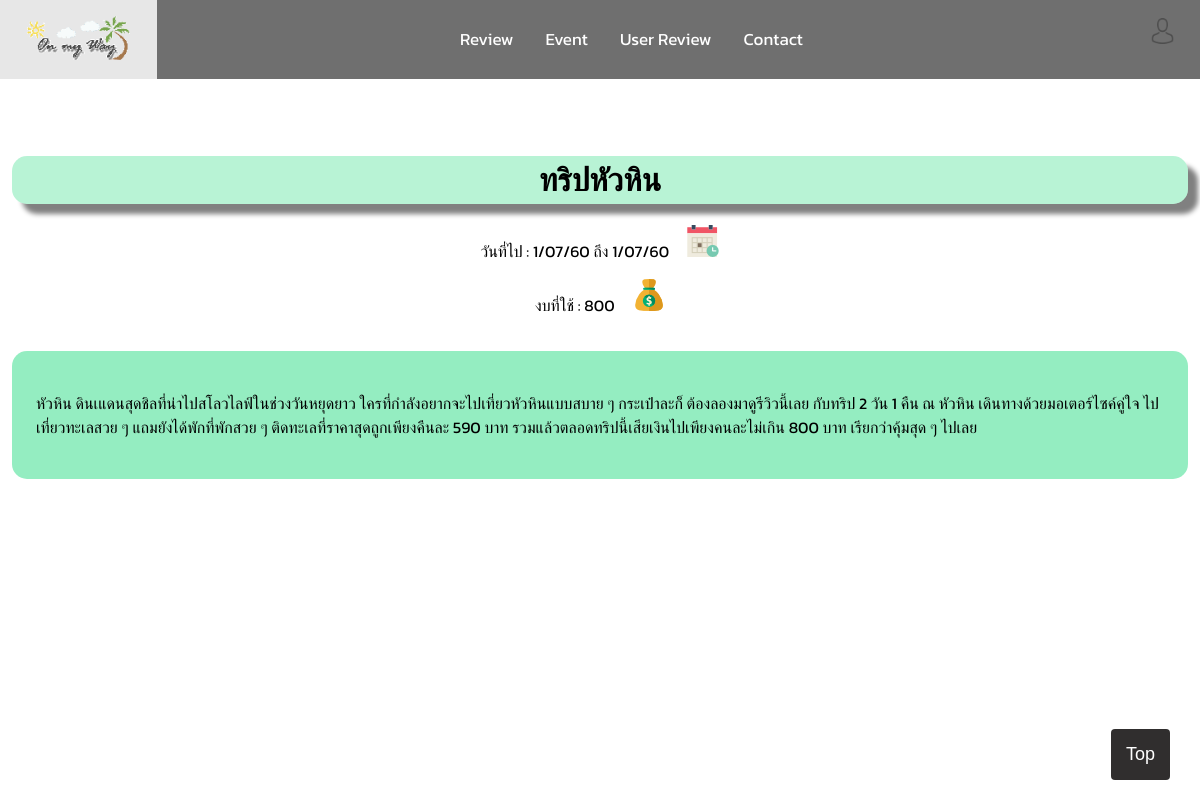
The app's page /detail/ทริปหัวหิน with its own data.
### webinfo/models.py (models this page shows, shortened)
class ReviewByUser(db.Model):
    go_date= db.Column(db.String(10), nullable=False, primary_key=False)
    back_date= db.Column(db.String(10), nullable=False, primary_key=False)
    message = db.Column(db.String(100000), nullable=False, primary_key=True)
    money = db.Column(db.String(10), nullable=False, primary_key=False)
    NameTrip = db.Column(db.String(255), nullable=False, primary_key=True)
    ImageName = db.Column(db.String(255), nullable=True, primary_key=False)

### webinfo/views.py (the view)
@app.route("/detail/<nametrip>")
def detail(nametrip):
    username = session.get('username', '')
    session['username'] = username
    trip = ReviewByUser.query.filter_by(NameTrip=nametrip).first() #nametrip คือค่าที่ส่งมาจากอีกหน้า
    tripname = trip.NameTrip                                        #NameTrip คือ Attribute ของตาราง ชื่อ ReviewByUser
    back_date = trip.back_date                                                      #nametrip เป็นชื่อตัวแปรที่เก็บค่าของอ็อบเจคที่ดึงดาต้าเบสขึ้นมา
    go_date = trip.go_date
    message = trip.message
    money = trip.money
    return render_template("detail.html", username=username ,topic=tripname,
    godate=go_date,backdate=back_date,detail=message,money=money) #ด้านหน้าคือค่าที่จะส่งไปอีกหน้า และด้านหลังคือค่าของหน้าเรา

### webinfo/templates/detail.html (shortened to what this page needs)
{% extends "nav.html" %}
{% block head %}
  {{ super() }}
{% endblock %}
{% block content %}
<center>
<div class="all">
<br><br>
<div class="head">
<h1>{{topic}}    </h1>
</div>
<div  >
  <div>
    <p>วันที่ไป : {{godate}} ถึง {{backdate}}&nbsp;&nbsp;&nbsp;&nbsp;      <img src="../static/img/calendar.png">    </p>
    <p>งบที่ใช้ : {{money}} &nbsp;&nbsp;&nbsp;  <img src="../static/img/money.png"></p>
  </div>
 </div>
  <br>
</center>
  <div class="content">
  <p>{{detail}}<p>
    </div>
  </div>
{% endblock %}

### webinfo/static/css/nav.css (style rules this page uses)
body { margin: 0; height: 100%; }
p,h1,h2,h3,h4 { font-family: 'Kanit', sans-serif; }

### webinfo/templates/detail.html (style rules this page uses)
.head { margin-top: 10%; width: 98%; background-color: rgba(56, 221, 139, 0.356); border-radius: 15px; box-shadow: 10px 10px 5px grey; }
.content { width: 96%; background-color: rgba(56, 221, 139, 0.534); border-radius: 15px; margin-left: 1%; padding-left: 2%; padding-top: 2%; padding-bottom: 2%; margin-bottom: 20%; }

### records on screen
ReviewByUser: NameTrip "ทริปหัวหิน", go_date "1/07/60", back_date "1/07/60", money "800", message "หัวหิน ดินเแดนสุดชิลที่น่าไปสโลวไลฟ์ในช่วงวันหยุดยาว ใครที่กำลังอยากจะไปเที่ยวหัวหินแบบสบาย ๆ กระเป๋าละก็ ต้องลองมาดูรีวิวนี้เลย กับทริป 2 วัน 1 คืน ณ หัวหิน เดินทางด้วยมอเตอร์ไซค์คู่ใจ ไปเที่ยวทะเลสวย ๆ แถมยังได้พักที่พักสวย ๆ ติดทะเลที่ราคาสุดถูกเพียงคืนละ 590 บาท รวมแล้วตลอดทริปนี้เสียเงินไปเพียงคนละไม่เกิน 800 บาท เรียกว่าคุ้มสุด ๆ ไปเลย"
